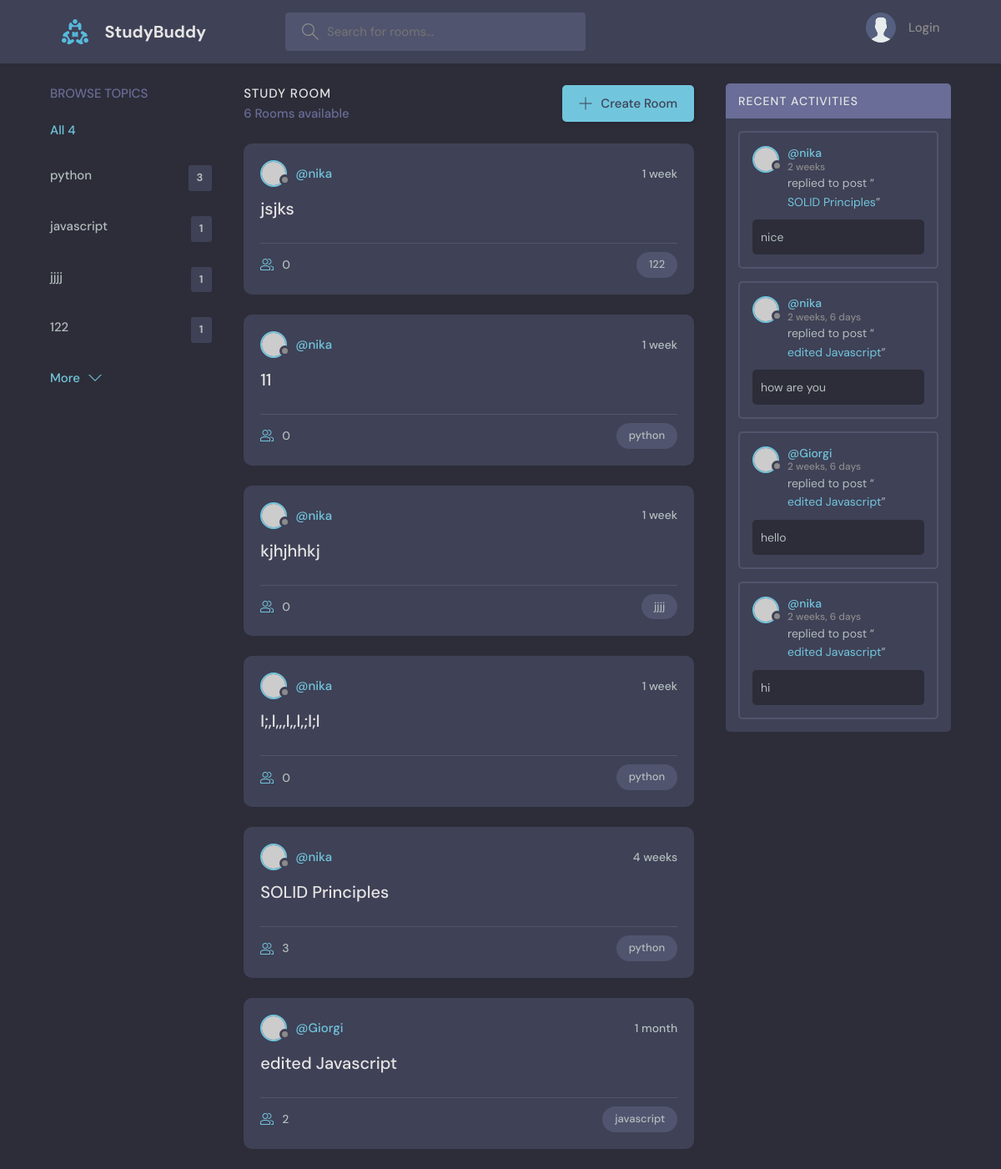
The app's page /, older data.
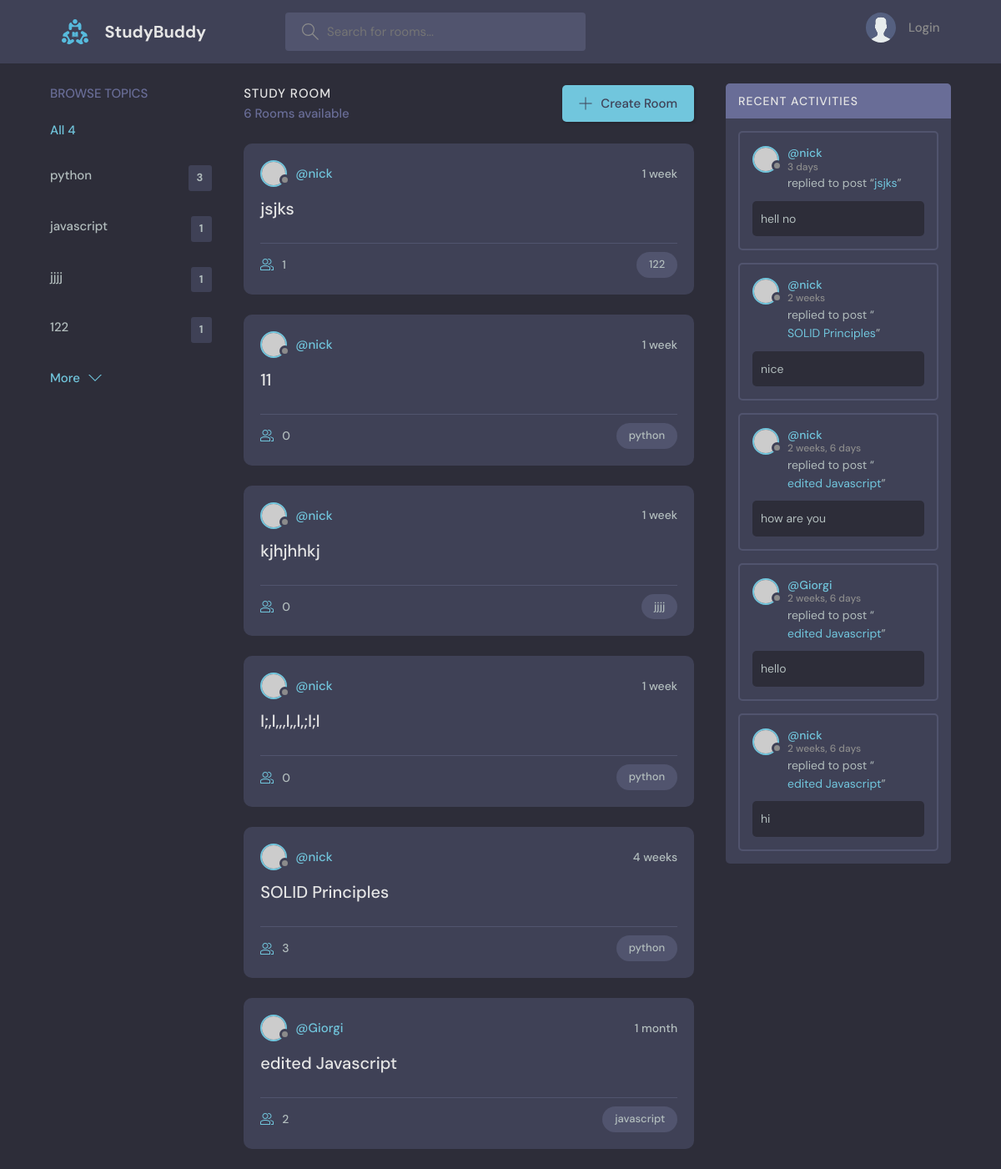
The same page, newer data.
### base/models.py (models this page shows, shortened)
class Topic(models.Model):
    name = models.CharField(max_length=200)

class Room(models.Model):
    host = models.ForeignKey(User, on_delete=models.SET_NULL, null=True)
    topic = models.ForeignKey(Topic, on_delete=models.SET_NULL, null=True)
    name = models.CharField(max_length=150)
    description = models.TextField(null=True, blank=True) #null _ for database, blank _ for submitted form
    participants = models.ManyToManyField(User, related_name='participants', blank=True)
    updated = models.DateTimeField(auto_now=True) #when updated
    created = models.DateTimeField(auto_now_add=True) #when created
    class Meta:
        ordering = ['-updated', '-created']
    def __str__(self):
        return self.name

class Message(models.Model):
    user = models.ForeignKey(User, on_delete=models.CASCADE)
    room = models.ForeignKey(Room, on_delete=models.CASCADE) #delete all the messages from database or SET_NULL
    body = models.TextField()
    updated = models.DateTimeField(auto_now=True)  # when updated
    created = models.DateTimeField(auto_now_add=True)  # when created
    class Meta:
        ordering = ['-updated', '-created']

### base/views.py (the view)
# urls.py: path('', views.home, name="home"),
def home(request):
    q = request.GET.get('q') if request.GET.get('q') != None else ''
    rooms = Room.objects.filter(Q(topic__name__icontains=q) | Q(name__icontains=q) | Q(description__icontains=q))
    topics = Topic.objects.all()[0:5]
    room_count = rooms.count()
    room_messages = Message.objects.filter(Q(room__topic__name__icontains=q))
    context = {'rooms': rooms, 'topics': topics, 'room_count': room_count, 'room_messages': room_messages}
    return render(request, "base/home.html", context)

### base/templates/base/home.html (shortened to what this page needs)
{% extends 'main.html' %}
{% block content %}
  <main class="layout layout--3">
      <div class="container">
        {% include 'base/topics_component.html' %}
        <div class="roomList">
          <div class="roomList__header">
            <div>
              <h2>Study Room</h2>
              <p>{{ room_count }} Rooms available</p>
            </div>
            <a class="btn btn--main" href="{% url 'create-room' %}">
              <svg version="1.1" xmlns="http://www.w3.org/2000/svg" width="32" height="32" viewBox="0 0 32 32">
                <title>add</title>
                <path
                  d="M16.943 0.943h-1.885v14.115h-14.115v1.885h14.115v14.115h1.885v-14.115h14.115v-1.885h-14.115v-14.115z"
                ></path>
              </svg>
              Create Room
            </a>
          </div>
          {% include 'base/feed_component.html' %}
        </div>
        {% include 'base/activity_component.html' %}
      </div>
    </main>
{% endblock %}

### base/templates/base/topics_component.html
<div class="topics">
          <div class="topics__header">
            <h2>Browse Topics</h2>
          </div>
          <ul class="topics__list">
            <li>
              <a href="{% url 'home' %}" class="active">All {{ topics.count }}</a>
            </li>
            {% for topic in topics %}
                <li>
                  <a href="{% url 'home' %}?q={{ topic.name }}">{{ topic.name }}<span>{{topic.room_set.all.count}}</span></a>
                </li>
            {% endfor %}
          </ul>
          <a class="btn btn--link" href="{% url 'topics' %}">
            More
            <svg version="1.1" xmlns="http://www.w3.org/2000/svg" width="32" height="32" viewBox="0 0 32 32">
              <title>chevron-down</title>
              <path d="M16 21l-13-13h-3l16 16 16-16h-3l-13 13z"></path>
            </svg>
          </a>
        </div>

### base/templates/base/feed_component.html (shortened to what this page needs)
{% for room in rooms %}
    <div class="roomListRoom">
            <div class="roomListRoom__header">
              <a href="{% url 'user-profile' room.host.id %}" class="roomListRoom__author">
                <div class="avatar avatar--small">
                  <img src="https://randomuser.me/api/portraits/women/11.jpg" />
                </div>
                <span>@{{room.host.username}}</span>
              </a>
              <div class="roomListRoom__actions">
                <span>{{ room.created|timesince }}</span>
              </div>
            </div>
            <div class="roomListRoom__content">
              <a href="{% url 'room' room.id %}">{{ room.name }}</a>
            </div>
            <div class="roomListRoom__meta">
              <a href="{% url 'room' room.id %}" class="roomListRoom__joined">
                {{ room.participants.all.count }}
              </a>
              <p class="roomListRoom__topic">{{ room.topic.name }}</p>
            </div>
          </div>
{% endfor %}

### base/templates/base/activity_component.html (shortened to what this page needs)
<div class="activities">
          <div class="activities__header">
            <h2>Recent Activities</h2>
          </div>
          {% for message in room_messages %}
            <div class="activities__box">
            <div class="activities__boxHeader roomListRoom__header">
              <a href="{% url 'user-profile' message.user.id %}" class="roomListRoom__author">
                <div class="avatar avatar--small">
                  <img src="https://randomuser.me/api/portraits/women/11.jpg" />
                </div>
                <p>
                  @{{message.user}}
                  <span>{{ message.created|timesince }}</span>
                </p>
              </a>
            </div>
            <div class="activities__boxContent">
              <p>replied to post “<a href="{% url 'room' message.room.id %}">{{message.room}}</a>”</p>
              <div class="activities__boxRoomContent">
                {{ message.body }}
              </div>
            </div>
          </div>
          {% endfor %}
        </div>

Row changes from the older to the newer data that the page shows:
changed through a linked row, Room "jsjks": host.username "nika" → "nick"; participants.all.count "0" → "1"
changed through a linked row, Room (number 2 of 6 on the later page): host.username "nika" → "nick"
changed through a linked row, Room "kjhjhhkj": host.username "nika" → "nick"
changed through a linked row, Room (number 4 of 6 on the later page): host.username "nika" → "nick"
changed through a linked row, Room "SOLID Principles": host.username "nika" → "nick"
added Message: user "nick", created "3 days", room "jsjks", body "hell no"
changed through a linked row, Message "nice": user "nika" → "nick"
changed through a linked row, Message "how are you": user "nika" → "nick"
changed through a linked row, Message "hi": user "nika" → "nick"
